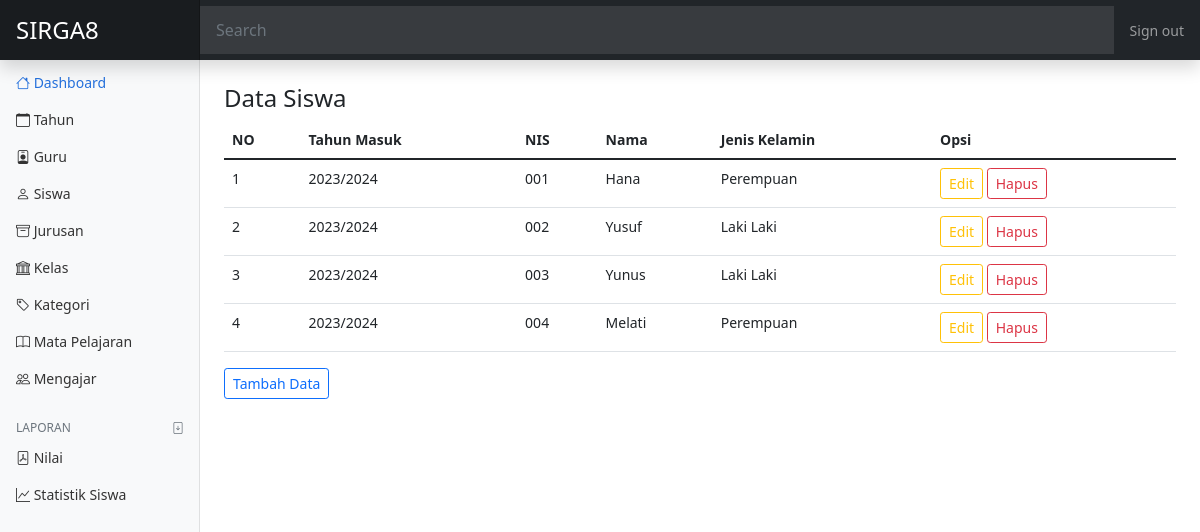
The app's page /admin/index.php?halaman=siswa with its own data.
### tables this page shows
CREATE TABLE `siswa` (
  `id_siswa` int(11) NOT NULL,
  `id_tahun` tinyint(4) NOT NULL,
  `induk_siswa` varchar(15) NOT NULL,
  `password_siswa` varchar(50) NOT NULL,
  `nama_siswa` varchar(100) NOT NULL,
  `kelamin_siswa` enum('Laki Laki','Perempuan') NOT NULL,
  `foto_siswa` varchar(50) NOT NULL,
  `alamat_siswa` varchar(200) NOT NULL
);

CREATE TABLE `tahun` (
  `id_tahun` tinyint(3) NOT NULL,
  `tahun_ajaran` varchar(10) NOT NULL
);

### admin/siswa.php (the view)
<?php
$siswa = array();
$ambil = $koneksi->query("SELECT * FROM siswa LEFT JOIN tahun ON siswa.id_tahun=tahun.id_tahun");
while($tiap  = $ambil->fetch_assoc())
{
    $siswa[] = $tiap;
}
?>
<h4>Data Siswa</h4>
<table class="table ">
    <thead>
        <tr>
            <th>NO</th>
            <th>Tahun Masuk</th>
            <th>NIS</th>
            <th>Nama</th>
            <th>Jenis Kelamin</th>
            <th>Opsi</th>
        </tr>
    </thead>
    <tbody>
<?php foreach  ($siswa as $key => $value): ?>
        <tr>
            <td><?php echo $key+1 ?></td>
            <td><?php echo $value['tahun_ajaran'] ?></td>
            <td><?php echo $value['induk_siswa']?></td>
            <td><?php echo $value['nama_siswa']?></td>
            <td><?php echo $value['kelamin_siswa']?></td>
            <td>
                <a href="" class="btn btn-outline-warning btn-sm">Edit</a>
                <a href="" class="btn btn-outline-danger btn-sm">Hapus</a>
            </td>
        </tr>
        <?php endforeach ?>
    </tbody>
</table>
<a href="" class="btn btn-outline-primary btn-sm">Tambah Data</a>

### admin/css/dashboard.css (style rules this page uses)
body { font-size: .875rem; }

### records on screen
siswa: id_tahun.tahun_ajaran "2023/2024", induk_siswa "001", nama_siswa "Hana", kelamin_siswa "Perempuan"
siswa: id_tahun.tahun_ajaran "2023/2024", induk_siswa "002", nama_siswa "Yusuf", kelamin_siswa "Laki Laki"
siswa: id_tahun.tahun_ajaran "2023/2024", induk_siswa "003", nama_siswa "Yunus", kelamin_siswa "Laki Laki"
siswa: id_tahun.tahun_ajaran "2023/2024", induk_siswa "004", nama_siswa "Melati", kelamin_siswa "Perempuan"
